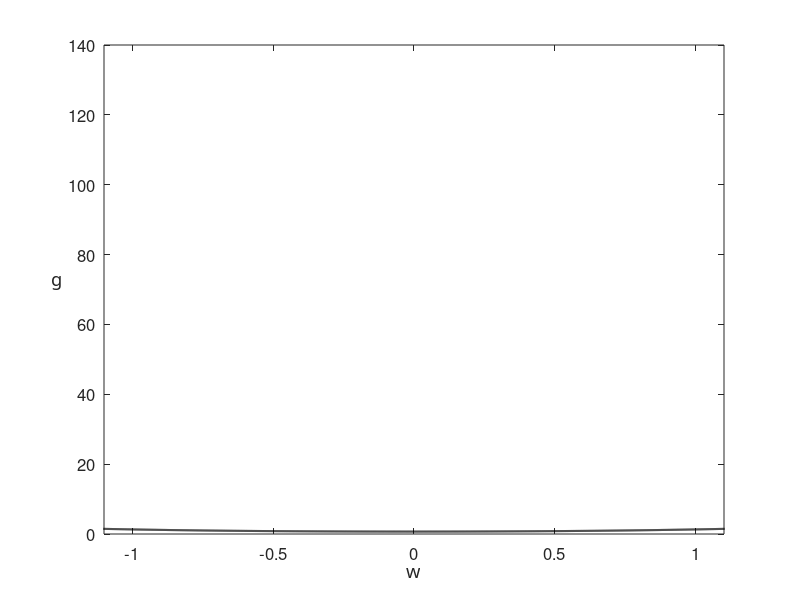

Source code (MATLAB): (Note: this script raises an error after producing the figure.)
% convex_grad_surrogate.m is a toy wrapper to illustrate the path
% taken by gradient descent.  The steps are evaluated 
% at the objective, and then plotted.  For the first 5 iterations the
% linear surrogate used to transition from point to point is also plotted.
% The plotted points on the objective turn from green to red as the 
% algorithm converges (or reaches a maximum iteration count, preset to 50).
%
% The (convex) function here is
%
% f(w) = log(1 + exp(w^2))
%
% This file pairs with chapter 2 of the textbook "Machine Learning Refined" published by Cambridge University Press, 
% free for download at www.mlrefined.com

function convex_grad_surrogate()

%%% dials to play with %%%
alpha = .1;  % step length/learning rate (for gradient descent)

%%% create function to perform hessian descent on %%%
range = 1.1;    % symmetric range over which to plot the function
[a,b] = make_fun(range);
w0 = choose_starter(a,b,range);
disp(['You picked starting point x0 = ',num2str(w0)])

%%% perform gradient descent %%%
[in,out] = gradient_descent(alpha,w0);

%%% plot function with hessian descent objective evaluations %%%
plot_it_all(in,out,range)

%%%%%%%% subfunctions %%%%%%%%
% performs gradient descent
function [in,out] = gradient_descent(alpha,w)

    % initializations
    grad_stop = 10^-3;
    max_its = 50;
    iter = 1;
    grad = 1;
    in = [w];
    out = [log(1 + exp(w^2))];
    
    % main loop
    while abs(grad) > grad_stop && iter <= max_its
        % take gradient step
        grad = (2*exp(w^2)*w)/(exp(w^2) + 1);
        w = w - alpha*grad;

        % update containers
        in = [in w];
        out = [out log(1 + exp(w^2))];

        % update stopers
        iter = iter + 1;
    end
end

% evaluate the objective
function z = obj(y)
    z = log(1 + exp(y^2));
end 

% evaluate the gradient
function z = grad(y)
    z = (2*exp(y^2)*y)/(exp(y^2) + 1);
end 
     
% evaluate surrogate
function z = surrogate(y,x)
    z = obj(y) + grad(y)*(x - y);
end

% plot evaluation of descent steps 
function plot_steps(in,out)
    
    % colors for points
    s = (1/length(out):1/length(out):1)';
    colorspec = [s.^(1),flipud(s), zeros(length(out),1)];
    
    % plot initial point
    hold on
    plot(in(1),out(1),'o','Color',colorspec(1,:),'MarkerFaceColor',colorspec(1,:),'MarkerSize',6)
    text(in(1),out(1),num2str(0),'VerticalAlignment','bottom','HorizontalAlignment','right','FontSize',15)
    
    % plot first surrogate and point traveled to
    s_range = 0.5;
    s = in(2) - s_range:0.01:in(2) + s_range;
    t = surrogate(in(1),s);
    h = plot(s,t,'--','Color','m');
    hold on
    pause(2)
    r = plot(s(ceil(length(s)/2)),t(ceil(length(s)/2)),'o','Color','b','MarkerFaceColor','b','MarkerSize',6);

    
    for i = 1:length(out) - 1
            if i < 5
                pause(1.5)
                
                % plot point 
                hold on
                plot(in(i+1),out(i+1),'o','Color',colorspec(i,:),'MarkerFaceColor',colorspec(i,:),'MarkerSize',7)
               
                % plot iter number
                hold on
                text(in(i+1),out(i+1),num2str(i),'VerticalAlignment','bottom','HorizontalAlignment','right','FontSize',15)
                
                % plot surrogate
                if i < length(out) - 2
                    pause(0.5)
                    delete(h);
                    delete(r);
                    s_range = 0.5;
                    s = in(i+1) - s_range:0.001:in(i+1) + s_range;
                    t = surrogate(in(i+1),s);
                    hold on
                    pause(0.5)
                    h = plot(s,t,'--','Color','m');
                    hold on
                    [val,ind] = min(abs(s - in(i + 2)));
                    r = plot(s(ind),t(ind),'o','Color','b','MarkerFaceColor','b','MarkerSize',6);
                end         
            end
        if i == 5
            delete(h);
            delete(r);
        end
        if i > 5 && i < 15 % just plot point so things don't get too cluttered
            pause(0.3)
            
            % show connector on obj function
            hold on
            plot([in(i),in(i + 1)],[out(i),out(i + 1)],'--','Color','b')

            % plot point
            hold on
            plot(in(i+1),out(i+1),'o','Color',colorspec(i,:),'MarkerFaceColor',colorspec(i,:),'MarkerSize',7)
        end
        if i >= 15 % just plot point so things don't get too cluttered
            pause(0.1)
            
            % show connector on obj function
            hold on
            plot([in(i),in(i + 1)],[out(i),out(i + 1)],'--','Color','b')
            
            % plot point
            plot(in(i+1),out(i+1),'o','Color',colorspec(i,:),'MarkerFaceColor',colorspec(i,:),'MarkerSize',7)
        end 
        if i == length(out) - 1
            hold on
            text(in(i+1),out(i+1),num2str(i),'VerticalAlignment','bottom','HorizontalAlignment','right','FontSize',15)
        end
    end
end

% makes desired function over -range*10 to range*10
function [a,b] = make_fun(range)
    a = [-range*10:0.001:range*10];
    b = log(1 + exp(a.^2));
end

% plots everything
function plot_it_all(in,out,range)
    % plot function first
    plot(a,b,'k','LineWidth',1.5)

    % adjust window for best visualization,remove possible infinity values
    % obtained from too big of learning rate grad descent steps
    ind = isnan(in);
    in(ind) = [];
    out(ind) = [];
    ind = isinf(out);
    in(ind) = [];
    out(ind) = [];
    axis([min([-range,in]) max([range,in]) (min(out) - 0.1) (max(out) + 0.1)])
    box on
    xlabel('w','Fontsize',18,'FontName','cmmi9')
    ylabel('g  ','Fontsize',18,'FontName','cmmi9')
    set(get(gca,'YLabel'),'Rotation',0)
    set(gcf,'color','w');
    set(gca,'FontSize',12);

    % plot grad descent steps evaluated at the objective
    plot_steps(in,out)
end

% allows selection of initial point
function z = choose_starter(a,b,r)
    % make window for point picking
    plot(a,b,'k','LineWidth',1.5)
    axis([-r r log(2) log(1 + exp(1))])
    title('Pick starting point!')
    box on
    xlabel('x','Fontsize',18,'FontName','cmmi9')
    ylabel('f','Fontsize',18,'FontName','cmmi9')
    set(get(gca,'YLabel'),'Rotation',0)
    set(gcf,'color','w');
    set(gca,'FontSize',12);

    % pick a point
    [z,w]=ginput(1);
    close gcf
end
end
